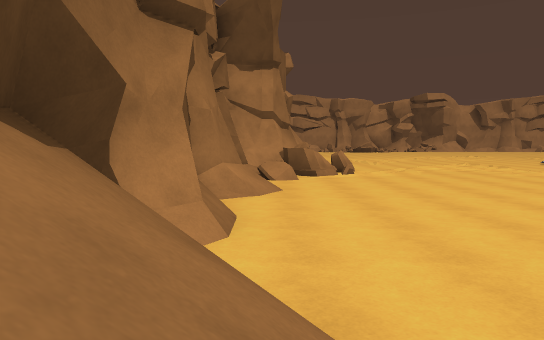
view 1 (above)

24 first-person views from a walk through a 3-D level made in the Unity game engine. The camera is 1.2 m above the floor, tilts 4° down and sees 70° across. The floor is counted in squares, 2 m on a side. Each view is taken from the middle of a square. On the plan, view 1 faces up. The plan holds only what a view shows up to about 11 squares ahead; the rest is blank. The place goes on beyond the plan. Some animated figures are left out.

view 2
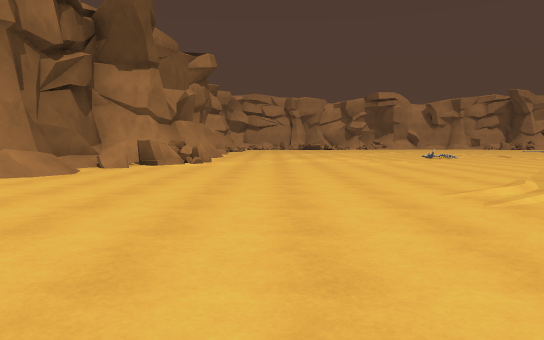

view 3
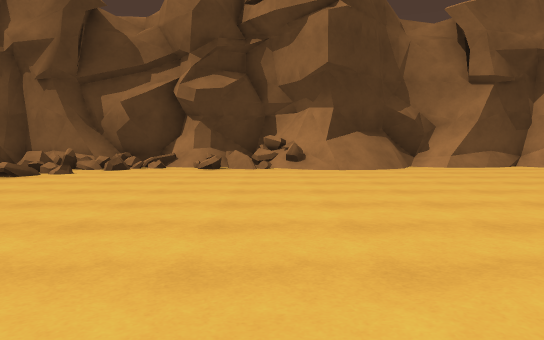

view 4
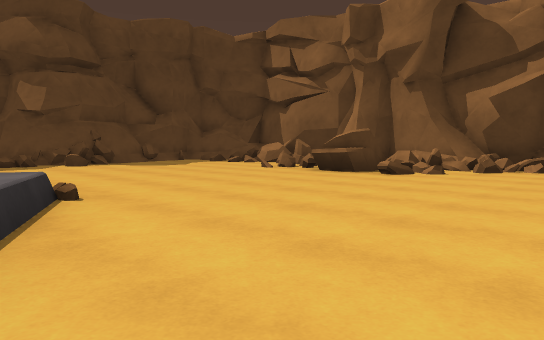

view 5
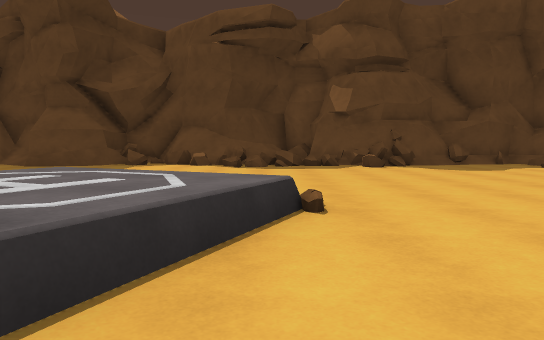

view 6
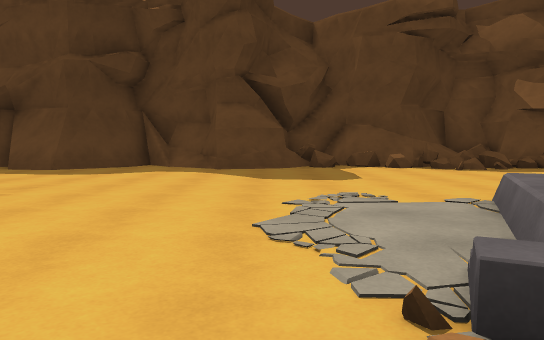

view 7
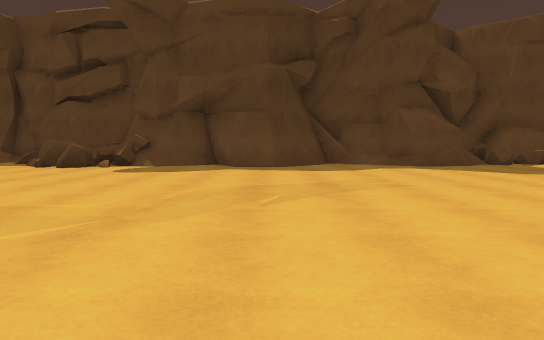

view 8
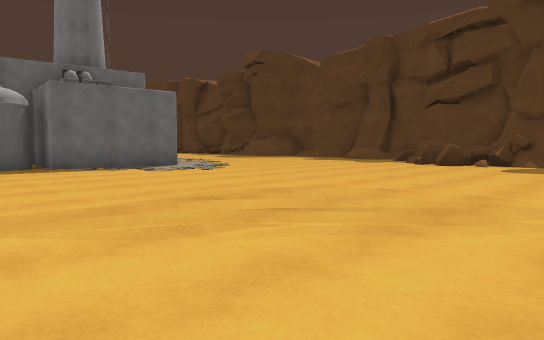

view 9
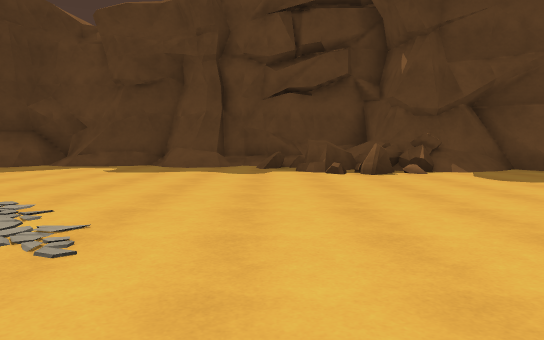

view 10
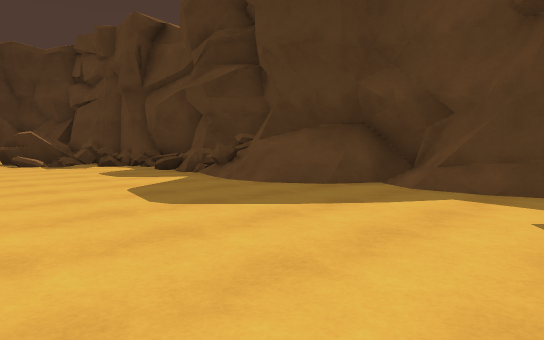

view 11
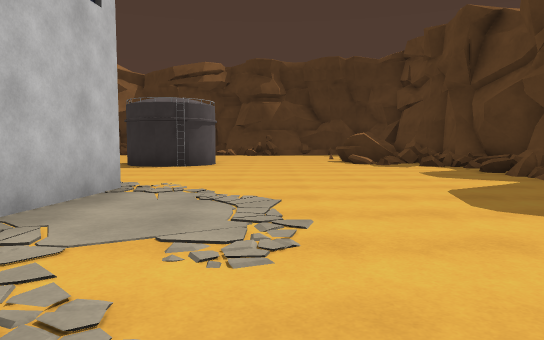

view 12
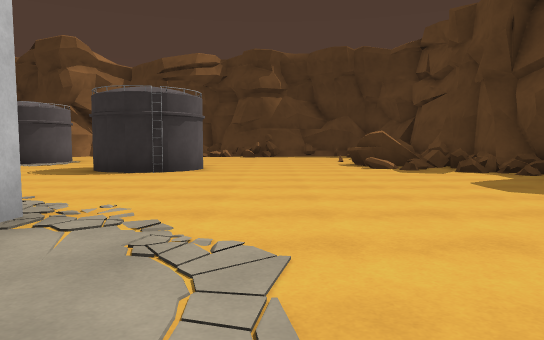

view 13
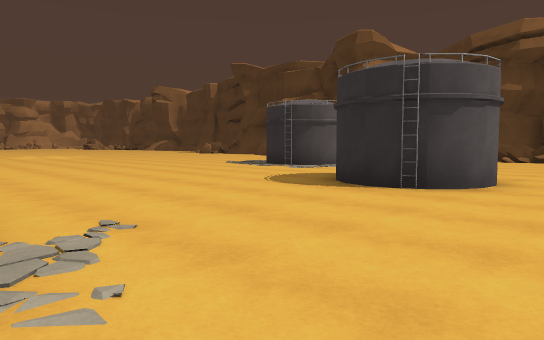

view 14
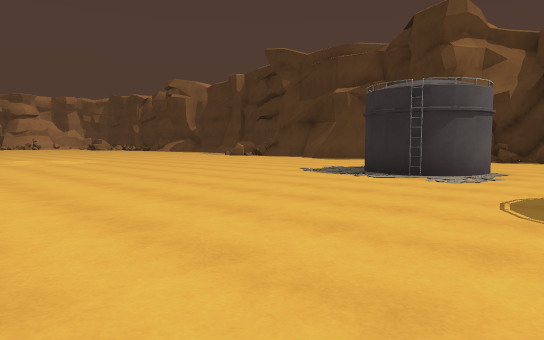

view 15
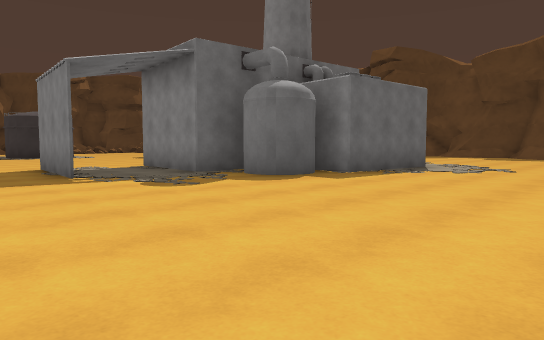

view 16
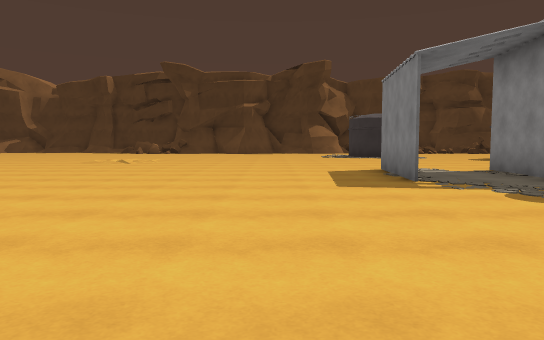

view 17
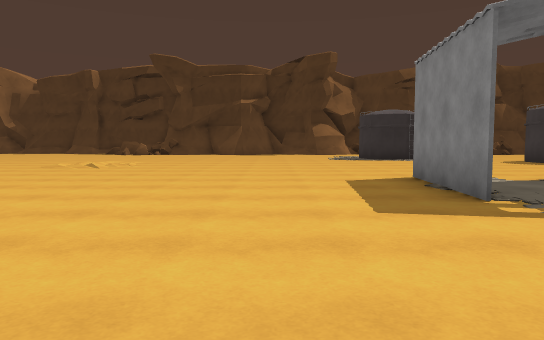

view 18
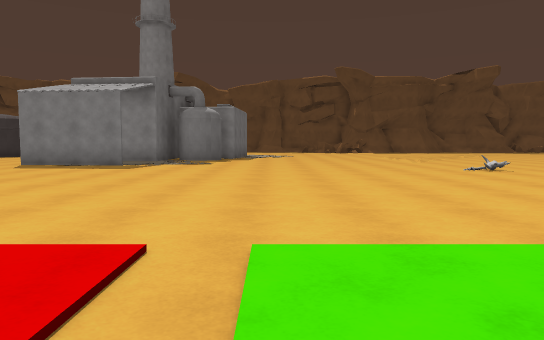

view 19
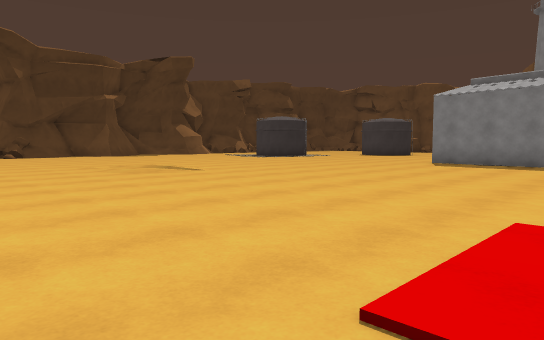

view 20
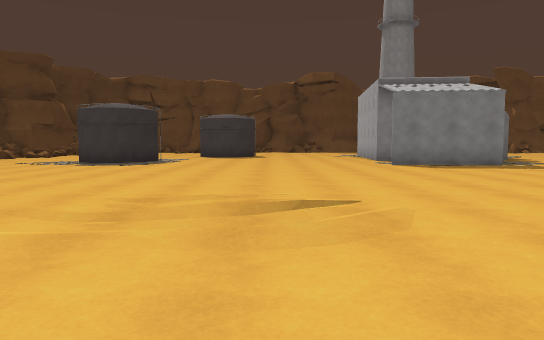

view 21
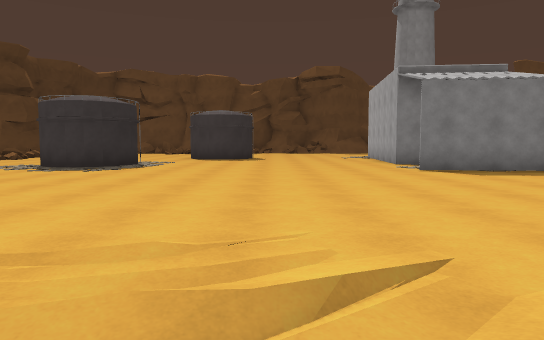

view 22
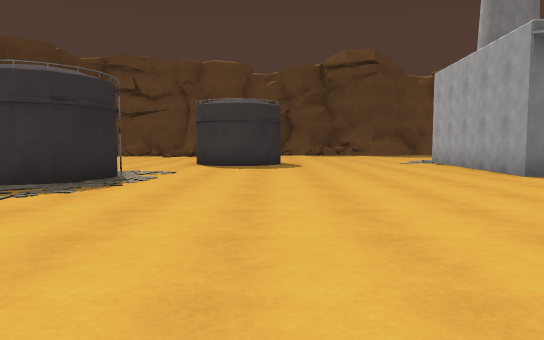

view 23
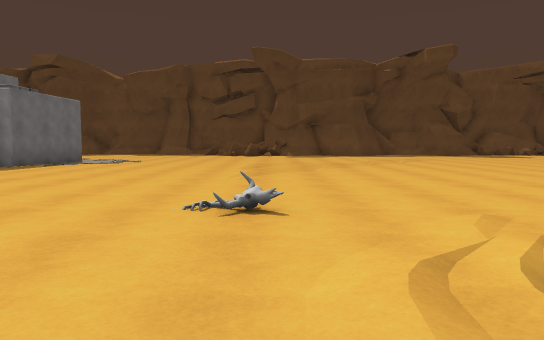

view 24
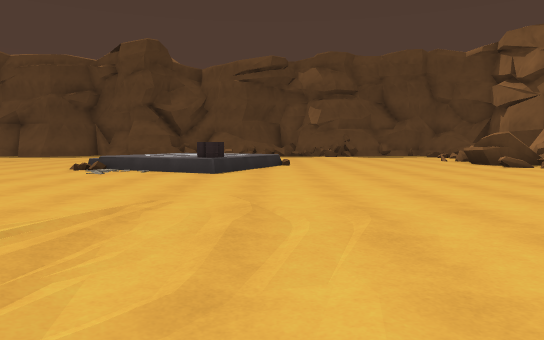

### Floor plan
Key: @ floor where view 1 was taken; # wall or solid block; . main floor; : floor 0.25 m higher than the main floor; + floor 0.5 m higher than the main floor; * floor 0.75 m higher than the main floor; / step, stairs or slope; = window, fence, low wall or low ledge; ^ raised ledge.
Columns run from 2 left of view 1 to 42 right of it. Each row starts with its distance up from view 1.
 11  ####.:::.                     ....
 10  #=^=:...::...               . .........
  9  #==......:...              ::::............
  8  #...........              .::::............
  7  #:.........:              ...........:::...
  6  #.........:              .............::..
  5  #.........             ....................
  4 ##.......::            :....................
  3 #/.........:          .:.....................
  2 ##/........::         .......................
  1 ##/......:::.        ........................
  0 ##@.......:...      .............###.........
 -1 #==............     ............::::....... #
 -2 ##=............    ..............:::.......##
 -3 #/..............  ......:........###.......##
 -4 ##=........==.... .....::......#####.......::
 -5 ##=#.......=#*+.......:::......#####.........
 -6  #==#.....=#**:......::::.....##   #.........
 -7  #=#=......=/*:.....::.......:#    #....###..
 -8  # #=...... /=:....::........::  ###....##...
 -9    #....... ..................::.::.........
-10     .............................::.........
-11     ........................................
-12     ......................................=/
-13     ...#=/##...##../##./=#=..............##
-14   ########*====##//#######^=......//....===
-15          ##^########    #//#:#.##//#===#=##
-16                         ##^######## ########
-17                                      #

Positions as (right, up) in squares from view 1, and headings:
1: (0, 0), facing up
2: (4, -1), facing up
3: (9, -1), facing left
4: (9, -2), facing down-left
5: (8, -3), facing down
6: (13, -4), facing down
7: (18, -3), facing down
8: (19, -2), facing down-right
9: (25, -5), facing down
10: (28, -10), facing down-right
11: (28, -10), facing right
12: (30, -10), facing right
13: (33, -10), facing up-right
14: (34, -6), facing up-right
15: (24, 2), facing down-right
16: (25, 2), facing right
17: (27, 2), facing right
18: (27, 10), facing down
19: (29, 11), facing down-right
20: (37, 10), facing down
21: (37, 8), facing down
22: (38, 4), facing down
23: (22, 5), facing down
24: (8, 4), facing down
